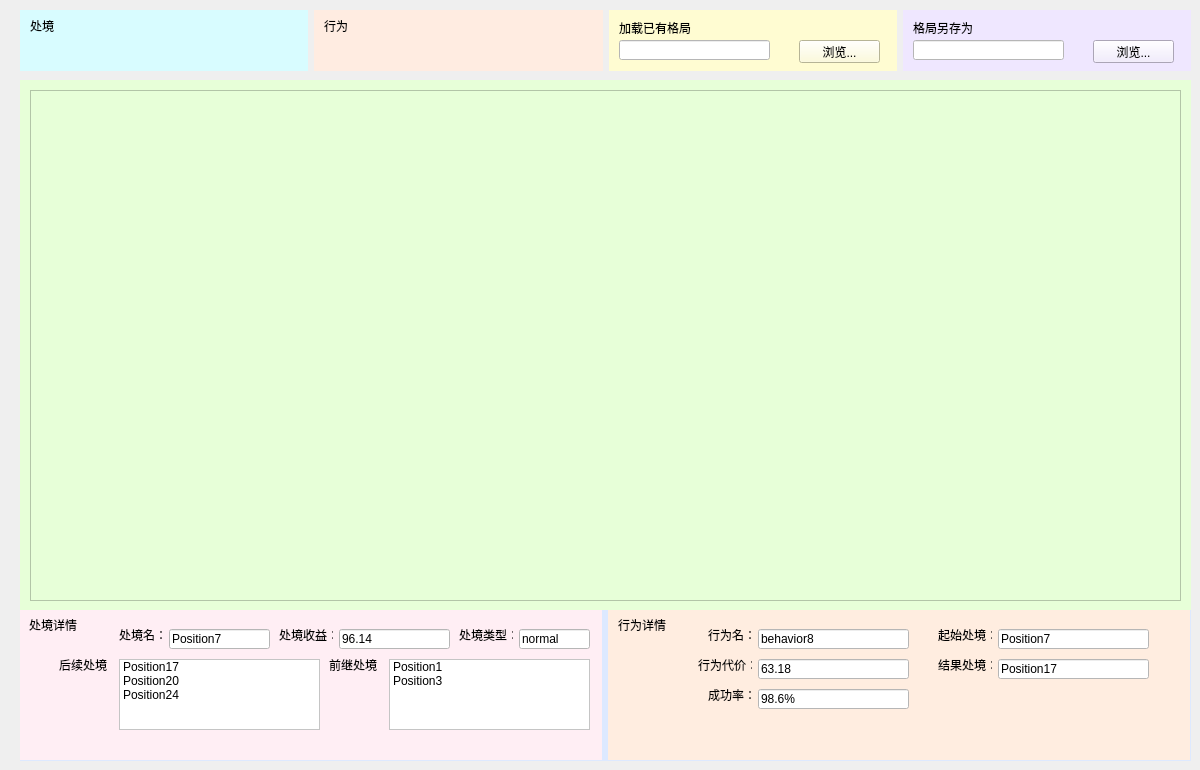
    <widget class="QWidget" name="pattern">
     <attribute name="title">
      <string>格局</string>
     </attribute>
     <widget class="QWidget" name="widget_5" native="true">
      <property name="geometry">
       <rect>
        <x>20</x>
        <y>80</y>
        <width>1171</width>
        <height>531</height>
       </rect>
      </property>
      <property name="styleSheet">
       <string notr="true">background-color: rgb(231, 255, 216);</string>
      </property>
      <widget class="QGraphicsView" name="graphicsView_21">
       <property name="geometry">
        <rect>
         <x>10</x>
         <y>10</y>
         <width>1151</width>
         <height>511</height>
        </rect>
       </property>
       <property name="styleSheet">
        <string notr="true">border-image: url(:/patterns/11.png);</string>
       </property>
      </widget>
     </widget>
     <widget class="QWidget" name="horizontalLayoutWidget">
      <property name="geometry">
       <rect>
        <x>20</x>
        <y>10</y>
        <width>1171</width>
        <height>61</height>
       </rect>
      </property>
      <layout class="QHBoxLayout" name="horizontalLayout">
       <item>
        <widget class="QWidget" name="widget_6" native="true">
         <property name="styleSheet">
          <string notr="true">background-color: rgb(216, 252, 255);</string>
         </property>
         <widget class="QLabel" name="label_3">
          <property name="geometry">
           <rect>
            <x>10</x>
            <y>10</y>
            <width>54</width>
            <height>12</height>
           </rect>
          </property>
          <property name="text">
           <string>处境</string>
          </property>
         </widget>
        </widget>
       </item>
       <item>
        <widget class="QWidget" name="widget_8" native="true">
         <property name="styleSheet">
          <string notr="true">background-color: rgb(216, 252, 255);
background-color: rgb(255, 236, 225);</string>
         </property>
         <widget class="QLabel" name="label_4">
          <property name="geometry">
           <rect>
            <x>10</x>
            <y>10</y>
            <width>54</width>
            <height>12</height>
           </rect>
          </property>
          <property name="text">
           <string>行为</string>
          </property>
         </widget>
        </widget>
       </item>
       <item>
        <widget class="QWidget" name="widget_7" native="true">
         <property name="styleSheet">
          <string notr="true">background-color: rgb(255, 252, 210);</string>
         </property>
         <widget class="QPushButton" name="pushButton">
          <property name="geometry">
           <rect>
            <x>190</x>
            <y>30</y>
            <width>81</width>
            <height>23</height>
           </rect>
          </property>
          <property name="text">
           <string>浏览...</string>
          </property>
         </widget>
         <widget class="QLineEdit" name="lineEdit">
          <property name="geometry">
           <rect>
            <x>10</x>
            <y>30</y>
            <width>151</width>
            <height>20</height>
           </rect>
          </property>
          <property name="styleSheet">
           <string notr="true">background-color: rgb(255, 255, 255);</string>
          </property>
         </widget>
         <widget class="QLabel" name="label_2">
          <property name="geometry">
           <rect>
            <x>10</x>
            <y>10</y>
            <width>161</width>
            <height>16</height>
           </rect>
          </property>
          <property name="text">
           <string>加载已有格局</string>
          </property>
         </widget>
        </widget>
       </item>
       <item>
        <widget class="QWidget" name="widget_12" native="true">
         <property name="styleSheet">
          <string notr="true">background-color: rgb(239, 231, 255);</string>
         </property>
         <widget class="QLabel" name="label_22">
          <property name="geometry">
           <rect>
            <x>10</x>
            <y>10</y>
            <width>161</width>
            <height>16</height>
           </rect>
          </property>
          <property name="text">
           <string>格局另存为</string>
          </property>
         </widget>
         <widget class="QLineEdit" name="lineEdit_13">
          <property name="geometry">
           <rect>
            <x>10</x>
            <y>30</y>
            <width>151</width>
            <height>20</height>
           </rect>
          </property>
          <property name="styleSheet">
           <string notr="true">background-color: rgb(255, 255, 255);</string>
          </property>
         </widget>
         <widget class="QPushButton" name="pushButton_2">
          <property name="geometry">
           <rect>
            <x>190</x>
            <y>30</y>
            <width>81</width>
            <height>23</height>
           </rect>
          </property>
          <property name="text">
           <string>浏览...</string>
          </property>
         </widget>
        </widget>
       </item>
      </layout>
     </widget>
     <widget class="QWidget" name="widget_9" native="true">
      <property name="geometry">
       <rect>
        <x>20</x>
        <y>610</y>
        <width>1171</width>
        <height>151</height>
       </rect>
      </property>
      <property name="styleSheet">
       <string notr="true">background-color: rgb(221, 233, 255);</string>
      </property>
      <widget class="QWidget" name="horizontalLayoutWidget_2">
       <property name="geometry">
        <rect>
         <x>-1</x>
         <y>-1</y>
         <width>1171</width>
         <height>151</height>
        </rect>
       </property>
       <layout class="QHBoxLayout" name="horizontalLayout_2">
        <item>
         <widget class="QWidget" name="widget_10" native="true">
          <property name="styleSheet">
           <string notr="true">background-color: rgb(255, 238, 244);</string>
          </property>
          <widget class="QLabel" name="label_5">
           <property name="geometry">
            <rect>
             <x>10</x>
             <y>10</y>
             <width>54</width>
             <height>12</height>
            </rect>
           </property>
           <property name="text">
            <string>处境详情</string>
           </property>
          </widget>
          <widget class="QLabel" name="label_6">
           <property name="geometry">
            <rect>
             <x>40</x>
             <y>50</y>
             <width>54</width>
             <height>12</height>
            </rect>
           </property>
           <property name="text">
            <string>后续处境</string>
           </property>
          </widget>
          <widget class="QLabel" name="label_7">
           <property name="geometry">
            <rect>
             <x>310</x>
             <y>50</y>
             <width>54</width>
             <height>12</height>
            </rect>
           </property>
           <property name="text">
            <string>前继处境</string>
           </property>
          </widget>
          <widget class="QListWidget" name="listWidget">
           <property name="geometry">
            <rect>
             <x>100</x>
             <y>50</y>
             <width>201</width>
             <height>71</height>
            </rect>
           </property>
           <property name="styleSheet">
            <string notr="true">background-color: rgb(255, 255, 255);</string>
           </property>
           <item>
            <property name="text">
             <string>Position17</string>
            </property>
           </item>
           <item>
            <property name="text">
             <string>Position20</string>
            </property>
           </item>
           <item>
            <property name="text">
             <string>Position24</string>
            </property>
           </item>
          </widget>
          <widget class="QListWidget" name="listWidget_2">
           <property name="geometry">
            <rect>
             <x>370</x>
             <y>50</y>
             <width>201</width>
             <height>71</height>
            </rect>
           </property>
           <property name="styleSheet">
            <string notr="true">background-color: rgb(255, 255, 255);</string>
           </property>
           <item>
            <property name="text">
             <string>Position1</string>
            </property>
           </item>
           <item>
            <property name="text">
             <string>Position3</string>
            </property>
           </item>
          </widget>
          <widget class="QLabel" name="label_8">
           <property name="geometry">
            <rect>
             <x>100</x>
             <y>20</y>
             <width>54</width>
             <height>12</height>
            </rect>
           </property>
           <property name="text">
            <string>处境名：</string>
           </property>
          </widget>
          <widget class="QLineEdit" name="lineEdit_2">
           <property name="geometry">
            <rect>
             <x>150</x>
             <y>20</y>
             <width>101</width>
             <height>20</height>
            </rect>
           </property>
           <property name="styleSheet">
            <string notr="true">background-color: rgb(255, 255, 255);</string>
           </property>
           <property name="text">
            <string>Position7</string>
           </property>
          </widget>
          <widget class="QLabel" name="label_9">
           <property name="geometry">
            <rect>
             <x>260</x>
             <y>20</y>
             <width>54</width>
             <height>12</height>
            </rect>
           </property>
           <property name="text">
            <string>处境收益：</string>
           </property>
          </widget>
          <widget class="QLineEdit" name="lineEdit_3">
           <property name="geometry">
            <rect>
             <x>320</x>
             <y>20</y>
             <width>111</width>
             <height>20</height>
            </rect>
           </property>
           <property name="styleSheet">
            <string notr="true">background-color: rgb(255, 255, 255);</string>
           </property>
           <property name="text">
            <string>96.14</string>
           </property>
          </widget>
          <widget class="QLabel" name="label_20">
           <property name="geometry">
            <rect>
             <x>440</x>
             <y>20</y>
             <width>54</width>
             <height>12</height>
            </rect>
           </property>
           <property name="text">
            <string>处境类型：</string>
           </property>
          </widget>
          <widget class="QLineEdit" name="lineEdit_11">
           <property name="geometry">
            <rect>
             <x>500</x>
             <y>20</y>
             <width>71</width>
             <height>20</height>
            </rect>
           </property>
           <property name="styleSheet">
            <string notr="true">background-color: rgb(255, 255, 255);</string>
           </property>
           <property name="text">
            <string>normal</string>
           </property>
          </widget>
         </widget>
        </item>
        <item>
         <widget class="QWidget" name="widget_11" native="true">
          <property name="styleSheet">
           <string notr="true">background-color: rgb(255, 237, 224);</string>
          </property>
          <widget class="QLabel" name="label_10">
           <property name="geometry">
            <rect>
             <x>10</x>
             <y>10</y>
             <width>54</width>
             <height>12</height>
            </rect>
           </property>
           <property name="text">
            <string>行为详情</string>
           </property>
          </widget>
          <widget class="QLabel" name="label_13">
           <property name="geometry">
            <rect>
             <x>100</x>
             <y>20</y>
             <width>54</width>
             <height>12</height>
            </rect>
           </property>
           <property name="text">
            <string>行为名：</string>
           </property>
          </widget>
          <widget class="QLabel" name="label_12">
           <property name="geometry">
            <rect>
             <x>90</x>
             <y>50</y>
             <width>54</width>
             <height>12</height>
            </rect>
           </property>
           <property name="text">
            <string>行为代价：</string>
           </property>
          </widget>
          <widget class="QLineEdit" name="lineEdit_4">
           <property name="geometry">
            <rect>
             <x>150</x>
             <y>20</y>
             <width>151</width>
             <height>20</height>
            </rect>
           </property>
           <property name="styleSheet">
            <string notr="true">background-color: rgb(255, 255, 255);</string>
           </property>
           <property name="text">
            <string>behavior8</string>
           </property>
          </widget>
          <widget class="QLineEdit" name="lineEdit_5">
           <property name="geometry">
            <rect>
             <x>150</x>
             <y>50</y>
             <width>151</width>
             <height>20</height>
            </rect>
           </property>
           <property name="styleSheet">
            <string notr="true">background-color: rgb(255, 255, 255);</string>
           </property>
           <property name="text">
            <string>63.18</string>
           </property>
          </widget>
          <widget class="QLabel" name="label_14">
           <property name="geometry">
            <rect>
             <x>330</x>
             <y>20</y>
             <width>54</width>
             <height>12</height>
            </rect>
           </property>
           <property name="text">
            <string>起始处境：</string>
           </property>
          </widget>
          <widget class="QLineEdit" name="lineEdit_6">
           <property name="geometry">
            <rect>
             <x>390</x>
             <y>20</y>
             <width>151</width>
             <height>20</height>
            </rect>
           </property>
           <property name="styleSheet">
            <string notr="true">background-color: rgb(255, 255, 255);</string>
           </property>
           <property name="text">
            <string>Position7</string>
           </property>
          </widget>
          <widget class="QLabel" name="label_15">
           <property name="geometry">
            <rect>
             <x>330</x>
             <y>50</y>
             <width>54</width>
             <height>12</height>
            </rect>
           </property>
           <property name="text">
            <string>结果处境：</string>
           </property>
          </widget>
          <widget class="QLineEdit" name="lineEdit_10">
           <property name="geometry">
            <rect>
             <x>390</x>
             <y>50</y>
             <width>151</width>
             <height>20</height>
            </rect>
           </property>
           <property name="styleSheet">
            <string notr="true">background-color: rgb(255, 255, 255);</string>
           </property>
           <property name="text">
            <string>Position17</string>
           </property>
          </widget>
          <widget class="QLabel" name="label_21">
           <property name="geometry">
            <rect>
             <x>100</x>
             <y>80</y>
             <width>54</width>
             <height>12</height>
            </rect>
           </property>
           <property name="text">
            <string>成功率：</string>
           </property>
          </widget>
          <widget class="QLineEdit" name="lineEdit_12">
           <property name="geometry">
            <rect>
             <x>150</x>
             <y>80</y>
             <width>151</width>
             <height>20</height>
            </rect>
           </property>
           <property name="styleSheet">
            <string notr="true">background-color: rgb(255, 255, 255);</string>
           </property>
           <property name="text">
            <string>98.6%</string>
           </property>
          </widget>
         </widget>
        </item>
       </layout>
      </widget>
     </widget>
    </widget>
